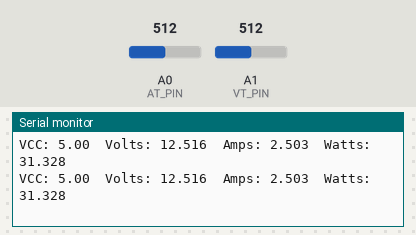
A sketch run on a simulated Arduino Uno, built with avr-gcc and run on an emulated ATmega328P. Parts: the last lines printed to the serial monitor. Inputs (shaded band) come from the test bench; at power-on: A0 (AT_PIN) = 512, A1 (VT_PIN) = 512.

Above: at 1.3 s.
1.4 s: A0 (AT_PIN) set to 716
At 1.9 s:
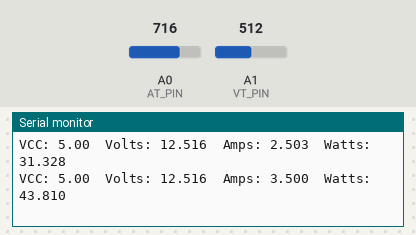
2.9 s: A1 (VT_PIN) set to 716
At 3.4 s:
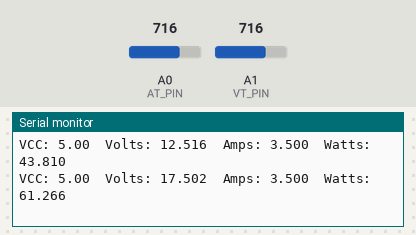
4.4 s: A0 (AT_PIN) set to 900
At 5.0 s:
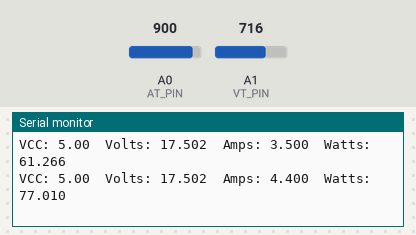
5.9 s: A1 (VT_PIN) set to 900
At 6.5 s:
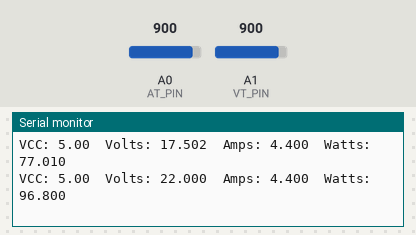
Timing chart, 0 to 8.4 s (numbered marks = the images above; inputs shaded):
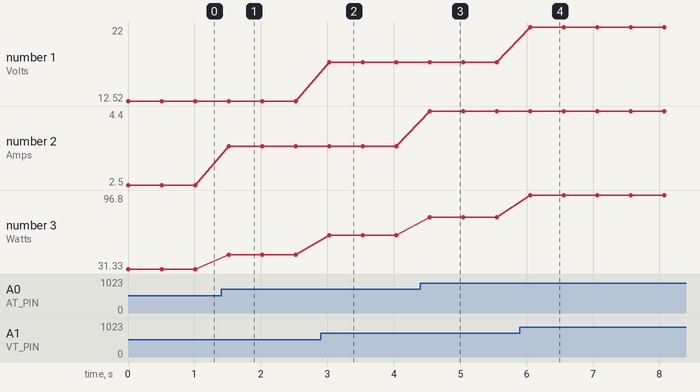

The sketch:

wattm.ino
```cpp
#include "Arduino.h"

#define VT_PIN A1
#define AT_PIN A0

void setup() {
	Serial.begin(9600);
}

/**
 * 	returns	vcc estimation
 */
float readVCC() {
	long result; // Read 1.1V reference against AVcc
	ADMUX = _BV(REFS0) | _BV(MUX3) | _BV(MUX2) | _BV(MUX1);
	delay(2); // Wait for Vref to settle
	ADCSRA |= _BV(ADSC); // Convert
	while (bit_is_set(ADCSRA,ADSC));
	result = ADCL;
	result |= ADCH<<8;
//	result = 1125300L / result; // Back-calculate AVcc in mV 1.1*1023*1000
	return 1.1*1023/result;
}


void loop() {
	int vt_read = analogRead(VT_PIN);
	int at_read = analogRead(AT_PIN);
	float	vcc = readVCC();

	float voltage = vt_read * (vcc / 1023.0) * 5.0;
	float current = at_read * (vcc / 1023.0);
//	voltage=voltage*vccK/5000;
//	current=current*vccK/5000;

	float watts = voltage * current;

	Serial.print("VCC: ");
	Serial.print(vcc);
	Serial.print("\tVolts: ");
	Serial.print(voltage, 3);
	Serial.print("\tAmps: ");
	Serial.print(current, 3);
	Serial.print("\tWatts: ");
	Serial.println(watts, 3);
	Serial.println();

	delay(500);
}
```

Measured:
- after the input at 1.4 s, the serial monitor: prints a new line after 0.12 s (image 1)
- after the input at 2.9 s, the serial monitor: prints a new line after 0.13 s (image 2)
- after the input at 4.4 s, the serial monitor: prints a new line after 0.14 s (image 3)
- after the input at 5.9 s, the serial monitor: prints a new line after 0.16 s (image 4)
- plotted number 1: 12.52 → 17.5 after the input at 2.9 s, 17.5 → 22 after the input at 5.9 s
- plotted number 2: 2.5 → 3.5 after the input at 1.4 s, 3.5 → 4.4 after the input at 4.4 s
- plotted number 3: 31.33 → 43.81 after the input at 1.4 s, 43.81 → 61.27 after the input at 2.9 s, 61.27 → 77.01 after the input at 4.4 s, 77.01 → 96.8 after the input at 5.9 s
